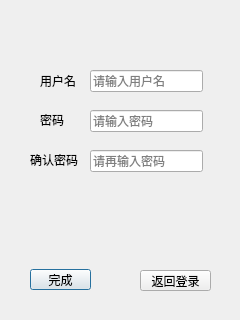
<?xml version="1.0" encoding="UTF-8"?>
<ui version="4.0">
 <class>Register</class>
 <widget class="QDialog" name="Register">
  <property name="geometry">
   <rect>
    <x>0</x>
    <y>0</y>
    <width>240</width>
    <height>320</height>
   </rect>
  </property>
  <property name="windowTitle">
   <string>Dialog</string>
  </property>
  <widget class="QLineEdit" name="UsnInput">
   <property name="geometry">
    <rect>
     <x>90</x>
     <y>70</y>
     <width>113</width>
     <height>22</height>
    </rect>
   </property>
   <property name="placeholderText">
    <string>请输入用户名</string>
   </property>
  </widget>
  <widget class="QLineEdit" name="PswInput">
   <property name="geometry">
    <rect>
     <x>90</x>
     <y>110</y>
     <width>113</width>
     <height>22</height>
    </rect>
   </property>
   <property name="placeholderText">
    <string>请输入密码</string>
   </property>
  </widget>
  <widget class="QLineEdit" name="PswCheck">
   <property name="geometry">
    <rect>
     <x>90</x>
     <y>150</y>
     <width>113</width>
     <height>22</height>
    </rect>
   </property>
   <property name="placeholderText">
    <string>请再输入密码</string>
   </property>
  </widget>
  <widget class="QPushButton" name="SureBtn">
   <property name="geometry">
    <rect>
     <x>30</x>
     <y>269</y>
     <width>61</width>
     <height>21</height>
    </rect>
   </property>
   <property name="text">
    <string>完成</string>
   </property>
  </widget>
  <widget class="QPushButton" name="ExitBtn">
   <property name="geometry">
    <rect>
     <x>140</x>
     <y>270</y>
     <width>71</width>
     <height>21</height>
    </rect>
   </property>
   <property name="text">
    <string>返回登录</string>
   </property>
  </widget>
  <widget class="QLabel" name="label">
   <property name="geometry">
    <rect>
     <x>40</x>
     <y>70</y>
     <width>41</width>
     <height>21</height>
    </rect>
   </property>
   <property name="text">
    <string>用户名</string>
   </property>
  </widget>
  <widget class="QLabel" name="label_2">
   <property name="geometry">
    <rect>
     <x>40</x>
     <y>110</y>
     <width>49</width>
     <height>20</height>
    </rect>
   </property>
   <property name="text">
    <string>密码</string>
   </property>
  </widget>
  <widget class="QLabel" name="label_3">
   <property name="geometry">
    <rect>
     <x>30</x>
     <y>150</y>
     <width>49</width>
     <height>20</height>
    </rect>
   </property>
   <property name="text">
    <string>确认密码</string>
   </property>
  </widget>
 </widget>
 <resources/>
 <connections/>
</ui>
